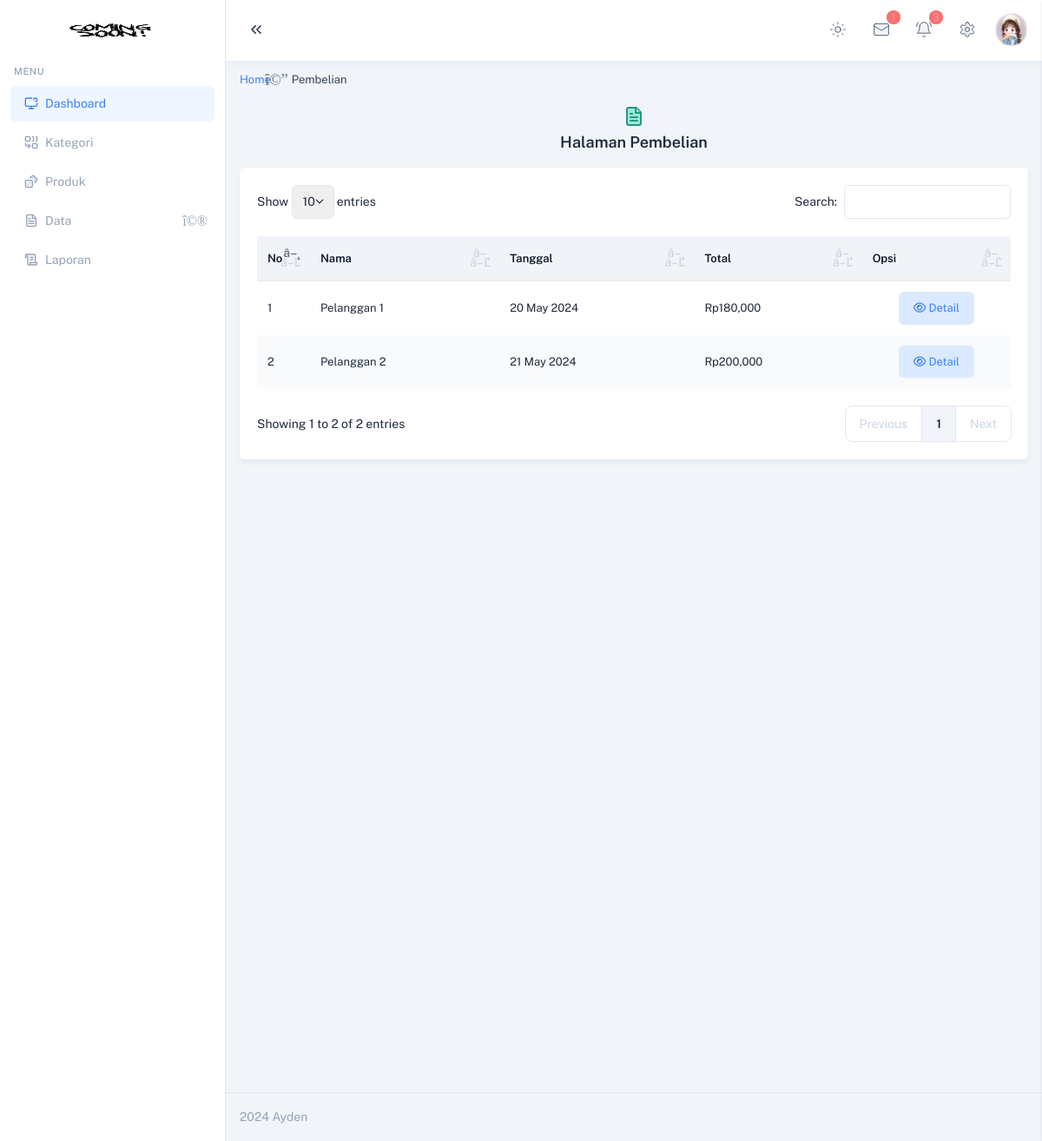
Page /admin/index.php?halaman=pembelian (signed in) on the committed database.
### tables this page shows
CREATE TABLE `pembelian` (
  `id_pembelian` int(11) NOT NULL,
  `id_pelanggan` int(11) NOT NULL,
  `tanggal_pembelian` date NOT NULL,
  `total_pembelian` int(11) NOT NULL
);

CREATE TABLE `pelanggan` (
  `id_pelanggan` int(11) NOT NULL,
  `email_pelanggan` varchar(50) NOT NULL,
  `password_pelanggan` varchar(50) NOT NULL,
  `telpon_pelanggan` varchar(15) NOT NULL,
  `nama_pelanggan` varchar(50) NOT NULL,
  `foto_pelanggan` varchar(255) NOT NULL
);

### admin/pembelian.php (the view)
<ul class="mt-3 flex flex-wrap items-center gap-2 mb-3 text-sm font-normal">
    <li
        class="relative before:content-['\ea54'] before:font-remix before:ltr:-right-1 before:rtl:-left-1 before:absolute before:text-[18px] before:-top-[3px] ltr:pr-4 rtl:pl-4 before:rtl:rotate-180 before:text-slate-500 dark:before:text-zink-200"
    >
        <a href="index.php" class="text-custom-500 dark:text-custom-500">Home</a>
    </li>
    <li class="text-slate-700 dark:text-zink-100">Pembelian</li>
</ul>
<div class="px-1 py-1 text-center bg-white-200 rounded-md dark:bg-white-900">
    <div
        class="flex items-center justify-center mx-auto mb-0 rounded-md size-8 dark:bg-white-400/20"
    >
        <i
            data-lucide="file-text"
            class="text-green-500 fill-green-200 dark:fill-green-500/20"
        ></i>
    </div>
    <h5 class="mb-0 text-dark-400">Halaman Pembelian</h5>
</div>
<?php
$pembelian = [];
$ambil = $koneksi->query(
  "SELECT * FROM pembelian JOIN pelanggan ON pembelian.id_pelanggan=pelanggan.id_pelanggan"
);
while ($pecah = $ambil->fetch_assoc()) {
  $pembelian[] = $pecah;
}
?>
<div class="card mt-3">
    <div class="card-body">
        <table id="borderedTable" class="hover group display stripe group" style="width: 100%">
            <thead>
                <tr>
                    <th>No</th>
                    <th>Nama</th>
                    <th>Tanggal</th>
                    <th>Total</th>
                    <th>Opsi</th>
                </tr>
            </thead>
            <tbody>
             <?php foreach ($pembelian as $key => $value): ?>
                <tr>
                    <td width="50"><?php echo $key + 1; ?></td>
                    <td><?php echo $value["nama_pelanggan"]; ?></td>
                    <td><?php echo date(
                      "d F Y",
                      strtotime($value["tanggal_pembelian"])
                    ); ?></td>
                    <td>Rp<?php echo number_format(
                      $value["total_pembelian"]
                    ); ?></td>
                    <td class="text-center" width="150">
                     <a href="index.php?halaman=detail_pembelian&id=<?php echo $value[
                       "id_pembelian"
                     ]; ?>" class="text-custom-500 btn bg-custom-100 hover:text-white hover:bg-custom-600 focus:text-white focus:bg-custom-600 focus:ring focus:ring-custom-100 active:text-white active:bg-custom-600 active:ring active:ring-custom-100 dark:bg-custom-500/20 dark:text-custom-500 dark:hover:bg-custom-500 dark:hover:text-white dark:focus:bg-custom-500 dark:focus:text-white dark:active:bg-custom-500 dark:active:text-white dark:ring-custom-400/20">
                     <i class="fa-regular fa-eye"></i>
                      <span> Detail</span>
                     </a>
                    </td>
                </tr>
              <?php endforeach; ?>
            </tbody>
        </table>
    </div>
</div>

### rows in the picture
pembelian: id_pelanggan.nama_pelanggan "Pelanggan 1", tanggal_pembelian "20 May 2024", total_pembelian "180,000"
pembelian: id_pelanggan.nama_pelanggan "Pelanggan 2", tanggal_pembelian "21 May 2024", total_pembelian "200,000"
